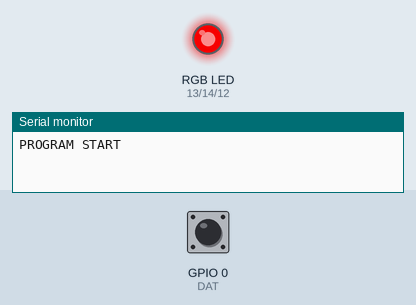
Bench run of a sketch on a simulated ESP8266 (NodeMCU). Parts: an RGB LED mixed from three pins (HIGH = lit), the last lines printed to the serial monitor. The inputs (shaded band) are chosen by the test bench; at power-on: GPIO 0 (DAT) HIGH. Dim RGB values are drawn brighter than linear.

Above: at 1.2 s.
1.3 s: GPIO 0 (DAT) pulsed LOW 5 times (0.12 s each, 0.3 s apart)
At 1.65 s:
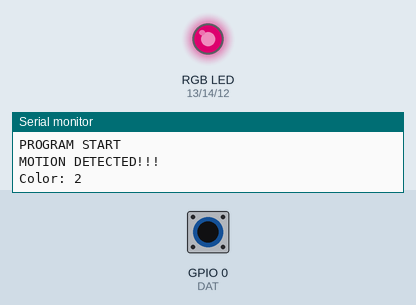
At 3.8 s:
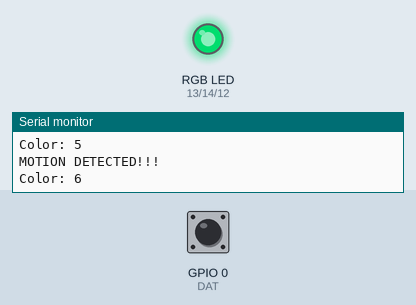
4.3 s: GPIO 0 (DAT) pulsed LOW 2 times (0.12 s each, 0.3 s apart)
At 5.5 s:
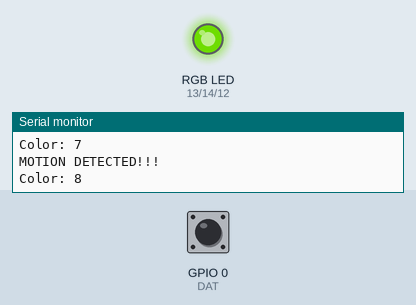
Timing chart, 0 to 7.3 s (numbered marks = the images above; inputs shaded):
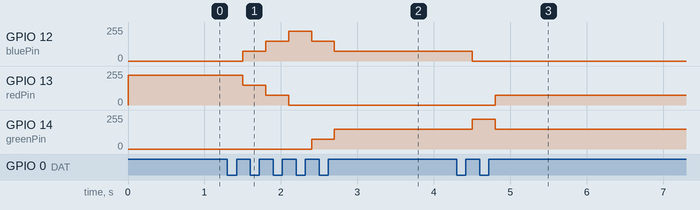

The sketch:

RGBDriver.ino
```cpp
int redPin = 13;  //select the pin for the red LED
int bluePin =12;  // select the pin for the blue LED
int greenPin =14; // select the pin for the green LED
int val = 0;      // an variable for cycling through the colors
                  //Rotory Encoder Variables:
int CLK = 2;      //
int DAT= 0;       //
int SW = 4;       //
                  //.
int color = 1;    //Code that corresponds to the color on the color wheel you are currently on


void setup() {
  Serial.begin(115200);
  pinMode(redPin, OUTPUT);
  pinMode(bluePin, OUTPUT);
  pinMode(greenPin, OUTPUT);

  pinMode(CLK,INPUT);
  pinMode(DAT,INPUT);
  pinMode(SW,INPUT);
  Serial.println("PROGRAM START");

  analogWrite(redPin,-1);
       analogWrite(bluePin,-1 );
       analogWrite(greenPin, -1);
  }
void loop()
{
 // delay(100);

  attachInterrupt(digitalPinToInterrupt(DAT), RoteStateChanged, RISING);


  switch(color) {
    case 1:
      changeColor(225, 0, 0);

    break;
    case 2:
      changeColor(150,75,0-20);
    break;
    case 3:
      changeColor(75,150,-20);
    break;
    case 4:
      changeColor(-20,225,-20);
    break;
    case 5:
      changeColor(-20,150,75);
    break;
    case 6:
      changeColor(-20,75,150);
    break;
    case 7:
      changeColor(-20,-20,225);
    break;
    case 8:
      changeColor(75,-20,150);
    break;
    case 9:
      changeColor(150,-20,75);
    break;

  }


   delay(100);
}
/*************************************
Function: RoteStateChanged()
Input:  void
Output: void
-------------------------------------
Description: Rotation encoder ISR.
*************************************/
ICACHE_RAM_ATTR void RoteStateChanged() //When CLK  FALLING READ DAT
{
 Serial.println("MOTION DETECTED!!!");
 if(color != 9)
 {
  color++;
 }
 else {
  color = 1;
 }

 Serial.printf("Color: %d \n" , color);


}


/*************************************
Function: cycle
Input:  void
Output: void
-------------------------------------
Description: Cycles across RGB values at ~.5 Hz (the clock rate needs work)
*************************************/
//void cycle() {
//    for(val=255; val>0; val--){
//       analogWrite(redPin, val);
//       analogWrite(bluePin, 255-val);
//       analogWrite(greenPin, 128-val);
//       delay(1);
//  }
//for(val=0; val<255 ; val++) {
//     analogWrite(redPin, val);
//     analogWrite(bluePin, 255-val);
//     analogWrite(greenPin, 128-val);
//     delay(1);
//   }
//
//}

/*************************************
Function: betterCycle
Input:  void
Output: void
-------------------------------------
Description: Cycles across the color wheel at quantized steps.
*************************************/
void betterCycle() {
  int red;
  int blue;
  int green;

//    for(red = 0; red < 225; red+45)
//      {
//        for(blue = 0 ; blue < 225 ; blue +45)
//        {
//
//          for(green = 0 ; green < 225 ; green + 45 )
//          {
//            changeColor(red, green, blue);
//
//          }
//        }
//     }

    switch(color) {
    case 1:
      changeColor(225, 0, 0);

    break;
    case 2:
      changeColor(150,75,0);
    break;
    case 3:
      changeColor(75,150,0);
    break;
    case 4:
      changeColor(0,225,0);
    break;
    case 5:
      changeColor(0,150,75);
    break;
    case 6:
      changeColor(0,75,150);
    break;
    case 7:
      changeColor(0,0,225);
    break;
    case 8:
      changeColor(75,0,150);
    break;
    case 9:
      changeColor(150,0,75);
    break;
}
}

/*************************************
Function: changeColor
Input:  int red   - color to be assigned to red pin
        int blue  - color to be assigned to blue pin
        int green - color to be assigned to green pin
Output: void
-------------------------------------
Description: Cycles across the color wheel at quantized steps.
*************************************/
void changeColor(int red, int blue, int green)
{
       analogWrite(redPin, red);
       analogWrite(bluePin, blue);
       analogWrite(greenPin, green);
}
```

Measured:
- after the input at 1.3 s, GPIO 12 (bluePin): 0/255 → 75/255 after 0.20 s, → 150/255 0.30 s later, → 225/255 0.30 s later, → 150/255 0.30 s later, … (5 changes in this stretch); GPIO 13 (redPin): 225/255 → 150/255 after 0.20 s, → 75/255 0.30 s later, → 0/255 0.30 s later; GPIO 14 (greenPin): 0/255 → 75/255 after 1.1 s, → 150/255 0.30 s later
- after the input at 4.3 s, GPIO 12 (bluePin): 75/255 → 0/255 after 0.20 s; GPIO 13 (redPin): 0/255 → 75/255 after 0.50 s; GPIO 14 (greenPin): 150/255 → 225/255 after 0.20 s, → 150/255 0.30 s later
